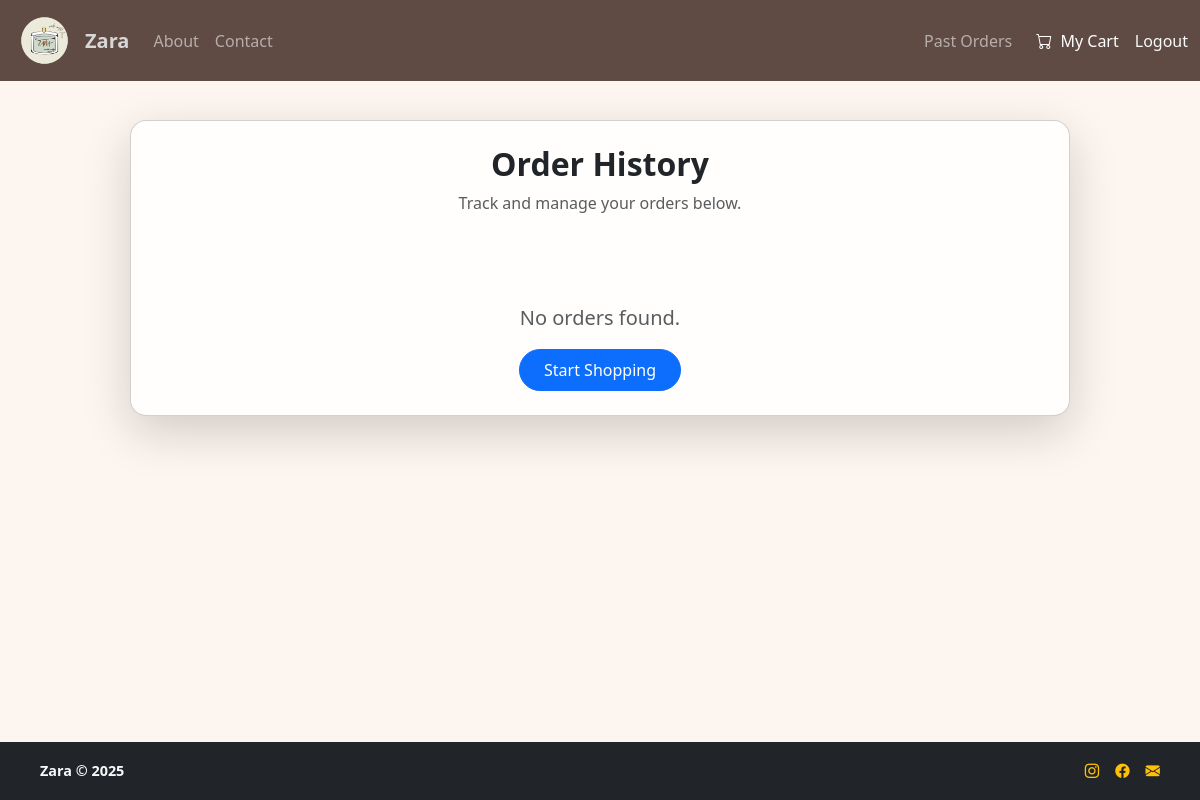
The app's page /orders/orders/history/ (signed in), older data.
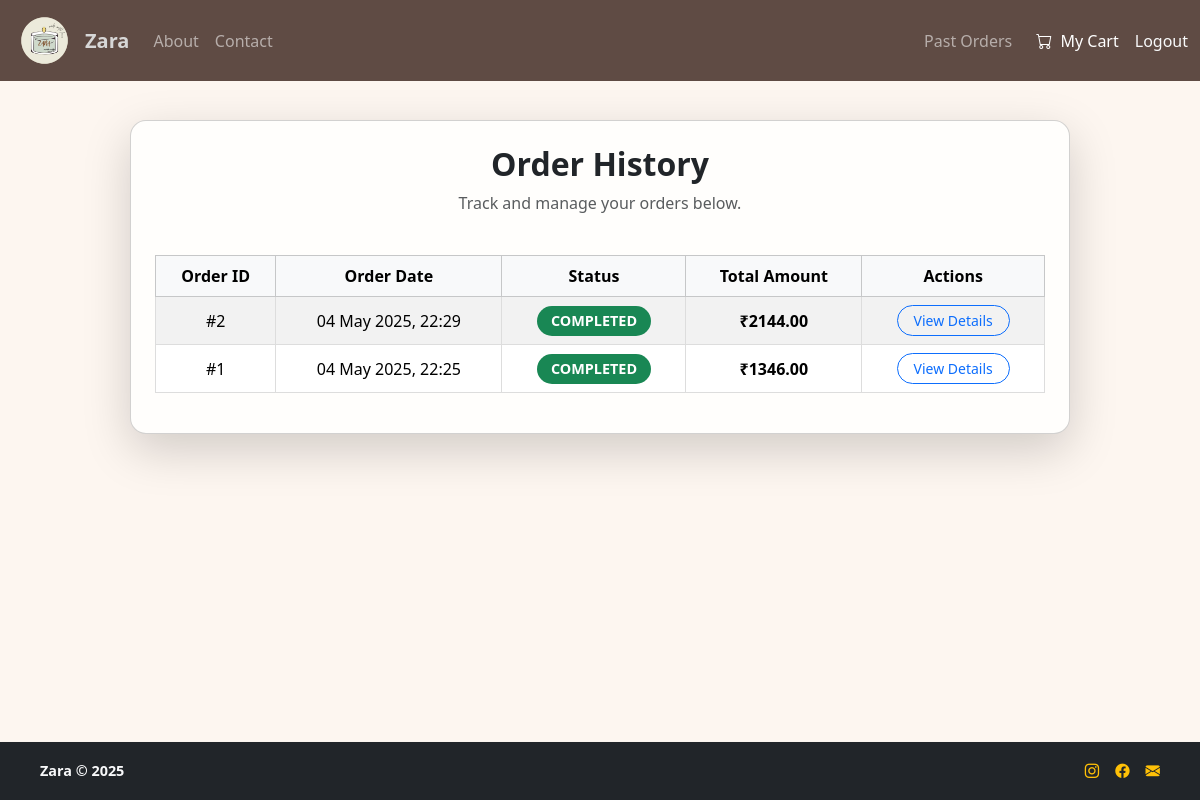
The same page, newer data.
### orders/models.py (models this page shows, shortened)
class Order(models.Model):
    user = models.ForeignKey(User, on_delete=models.CASCADE)
    order_date = models.DateTimeField(auto_now_add=True)
    total_amount = models.DecimalField(max_digits=10, decimal_places=2)
    status = models.CharField(max_length=20, choices=[('PENDING','Pending'),('COMPLETED','Completed')])
    razorpay_order_id = models.CharField(max_length=255)
    address = models.ForeignKey(Address, on_delete=models.CASCADE, null=True, blank=True, related_name="orders")

### orders/views.py (the view)
# urls.py: path('orders/history/', views.order_history, name='order_history'),
@login_required
def order_history(request):
    orders = Order.objects.filter(user=request.user).prefetch_related('order_details').order_by('-order_date')
    return render(request, 'order_history.html', {'orders': orders})

### orders/templates/order_history.html (shortened to what this page needs)
{% extends 'base.html' %}
{% load static %}
{% block content %}
<section class="container py-5">
  <div class="card shadow-lg rounded-4 p-4 mx-auto" style="max-width: 1100px; background-color: #fffefc;">
    <div class="text-center mb-4">
      <h2 class="fw-bold">Order History</h2>
      <p class="text-muted">Track and manage your orders below.</p>
    </div>
    {% if orders %}
    <div class="table-responsive">
      <table class="table table-bordered table-striped text-center align-middle" style="border: 1px solid #ddd;">
        <thead class="table-light">
          <tr>
            <th scope="col">Order ID</th>
            <th scope="col">Order Date</th>
            <th scope="col">Status</th>
            <th scope="col">Total Amount</th>
            <th scope="col">Actions</th>
          </tr>
        </thead>
        <tbody>
          {% for order in orders %}
          <tr>
            <td>#{{ order.id }}</td>
            <td>{{ order.order_date|date:"d M Y, H:i" }}</td>
            <td>
              <span class="badge
                {% if order.status == 'PENDING' %} bg-warning text-dark
                {% elif order.status == 'COMPLETED' %} bg-success
                {% else %} bg-secondary
                {% endif %}" style="padding: 8px 14px; font-size: 0.9rem; border-radius: 20px;">
                {{ order.status }}
              </span>
            </td>
            <td><strong>₹{{ order.total_amount }}</strong></td>
            <td>
              <div class="d-flex justify-content-center gap-2 flex-wrap">
                <a href="{% url 'order_detail' order.id %}" class="btn btn-outline-primary btn-sm px-3 rounded-pill">View Details</a>
              </div>
            </td>
          </tr>
          {% endfor %}
        </tbody>
      </table>
    </div>
    {% else %}
    <div class="text-center mt-5">
      <p class="text-muted fs-5">No orders found.</p>
      <a href="{% url 'homepage' %}" class="btn btn-primary px-4 py-2 rounded-pill">Start Shopping</a>
    </div>
    {% endif %}
  </div>
</section>
{% endblock %}

Row changes from the older to the newer data that the page shows:
added Order: id "2", order_date "04 May 2025, 22:29", status "COMPLETED", total_amount "2144.00"
added Order: id "1", order_date "04 May 2025, 22:25", status "COMPLETED", total_amount "1346.00"
Text that changed along with them:
text no longer shown: "No orders found. Start Shopping"
text now shown: "Order ID Order Date Status Total Amount Actions"
